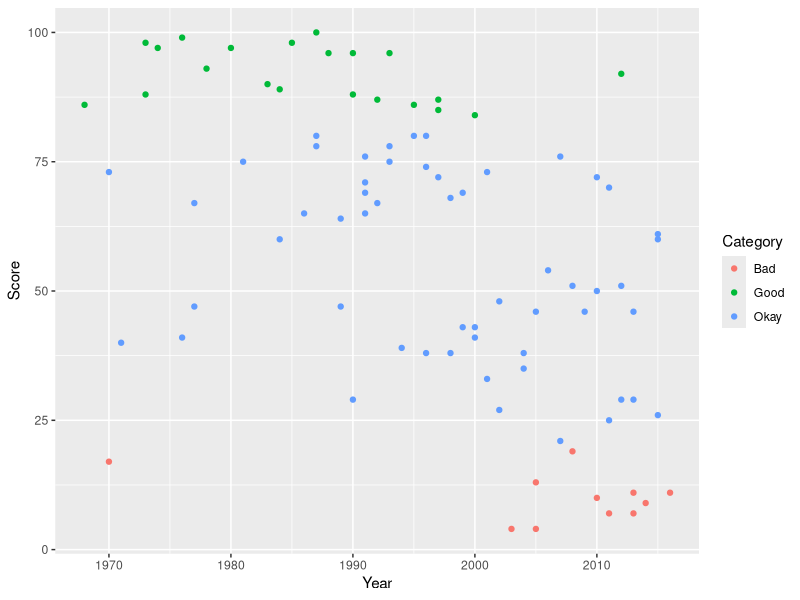
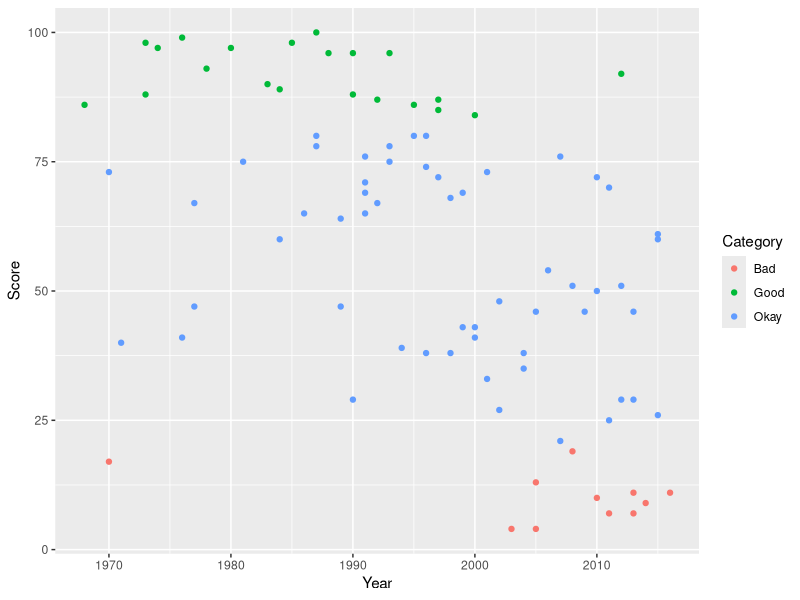

Reproduce these figures in R, in order.
# Process Robert De Niro's movies
# Introduction to R workshop, March 2020

deniro <- read.csv("deniro.csv")

print(summary(deniro))

print(paste("Total movies:", nrow(deniro)))
goods <- deniro$Score > 80
print(paste("Good movies:", sum(goods)))
bads <- deniro$Score < 20
print(paste("Bad movies:", sum(bads)))

# Assign good/okay/bad categories

deniro$Category <- "Okay"
deniro$Category[goods] <- "Good"
deniro$Category[bads] <- "Bad"

# Plot movies over time

library(ggplot2)
print(qplot(Year, Score, color = Category, data = deniro))
ggsave("deniro.pdf")

howmany <- aggregate(Score ~ Category, data = deniro, FUN = length)
print(howmany)

good_movies <- subset(deniro, goods)
write.csv(good_movies, "good_deniro_films.csv")
